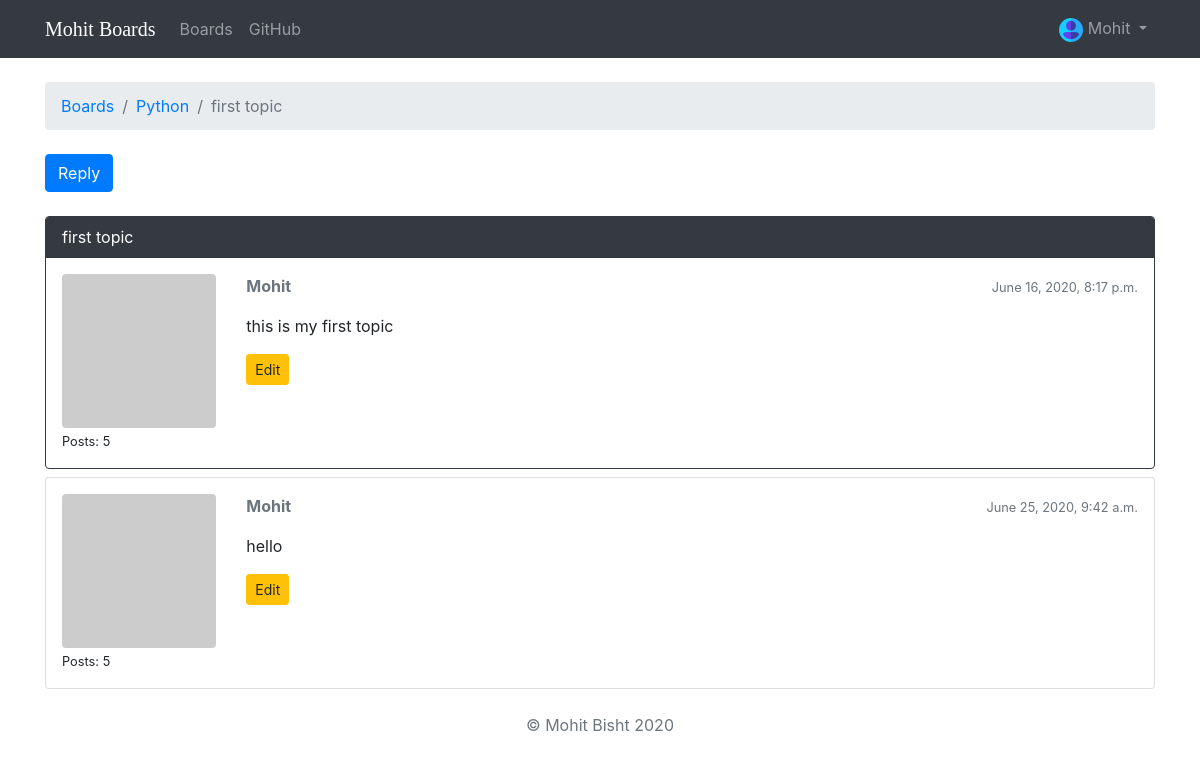
The app's page /boards/2/topics/106/ (signed in) with its own data.
### chatsite/models.py (models this page shows, shortened)
class Topic(models.Model):
    subject = models.CharField(max_length=255)
    last_updated = models.DateTimeField(auto_now_add=True)
    board = models.ForeignKey(Board, on_delete=models.CASCADE, related_name='topics')
    starter = models.ForeignKey(User, on_delete=models.CASCADE, related_name='topics')
    views = models.PositiveIntegerField(default=0)

class Board(models.Model):
    name = models.CharField(max_length=30, unique=True)
    description = models.CharField(max_length=100)

class Post(models.Model):
    message = models.TextField(max_length=4000)
    topic = models.ForeignKey(Topic, on_delete=models.CASCADE, related_name='posts')
    created_at = models.DateTimeField(auto_now_add=True)
    updated_at = models.DateTimeField(null=True)
    created_by = models.ForeignKey(User, on_delete=models.CASCADE, related_name='posts')
    updated_by = models.ForeignKey(User, on_delete=models.CASCADE, null=True, related_name='+')
    def get_message_as_markdown(self):
        return mark_safe(markdown(self.message, safe_mode='escape'))

### chatsite/views.py (the view)
# urls.py: url(r'^boards/(?P<pk>\d+)/topics/(?P<topic_pk>\d+)/$', views.PostListView.as_view(), name='topic_posts'),
class PostListView(ListView):
    model = Post
    context_object_name = 'posts'
    template_name = 'topic_posts.html'
    paginate_by = 20
    def get_context_data(self, **kwargs):
        session_key = 'viewed_topic_{}'.format(self.topic.pk)  # <-- here
        if not self.request.session.get(session_key, False):
            self.topic.views += 1
            self.topic.save()
            self.request.session[session_key] = True           # <-- until here
        kwargs['topic'] = self.topic
        return super().get_context_data(**kwargs)
    def get_queryset(self):
        self.topic = get_object_or_404(Topic, board__pk=self.kwargs.get('pk'), pk=self.kwargs.get('topic_pk'))
        queryset = self.topic.posts.order_by('created_at')
        return queryset

### chatsite/templatetags/gravatar.py (called while the page is built)
@register.filter
def gravatar(user):
    email = user.email.lower().encode('utf-8')
    default = 'mm'
    size = 256
    url = 'https://www.gravatar.com/avatar/{md5}?{params}'.format(
        md5=hashlib.md5(email).hexdigest(),
        params=urlencode({'d': default, 's': str(size)})
    )
    return url

### templates/topic_posts.html (shortened to what this page needs)
{% extends 'base.html' %}
{% load gravatar %}
{% block breadcrumb %}
  <li class="breadcrumb-item"><a href="{% url 'home' %}">Boards</a></li>
  <li class="breadcrumb-item"><a href="{% url 'board_topics' topic.board.pk %}">{{ topic.board.name }}</a></li>
  <li class="breadcrumb-item active">{{ topic.subject }}</li>
{% endblock %}
{% block content %}
  <div class="mb-4">
    <a href="{% url 'reply_topic' topic.board.pk topic.pk %}" class="btn btn-primary" role="button">Reply</a>
  </div>
  {% for post in posts %}
    <div id="{{ post.pk }}" class="card {% if forloop.last %}mb-4{% else %}mb-2{% endif %} {% if forloop.first %}border-dark{% endif %}">
      {% if forloop.first %}
        <div class="card-header text-white bg-dark py-2 px-3">{{ topic.subject }}</div>
      {% endif %}
      <div class="card-body p-3">
        <div class="row">
          <div class="col-2">
            <img src="{{ post.created_by|gravatar }}" alt="{{ post.created_by.username }}" class="w-100 rounded">
            <small>Posts: {{ post.created_by.posts.count }}</small>
          </div>
          <div class="col-10">
            <div class="row mb-3">
              <div class="col-6">
                <strong class="text-muted">{{ post.created_by.username }}</strong>
              </div>
              <div class="col-6 text-right">
                <small class="text-muted">{{ post.created_at }}</small>
              </div>
            </div>
            {{ post.get_message_as_markdown }}
            {% if post.created_by == user %}
              <div class="mt-3">
                <a href="{% url 'edit_post' post.topic.board.pk post.topic.pk post.pk %}"
                   class="btn btn-warning btn-sm"
                   role="button">Edit</a>
              </div>
            {% endif %}
          </div>
        </div>
      </div>
    </div>
  {% endfor %}
{% endblock %}

### templates/base.html (shortened to what this page needs)
{% load static %}<!DOCTYPE html>
<html>
  <head>
    <link rel="stylesheet" href="{% static 'css/bootstrap.min.css' %}">
    <link rel="stylesheet" href="{% static 'css/app.css' %}">
  </head>
  <body>
    {% block body %}
      <div class="wrapper">
        <nav class="navbar navbar-expand-sm navbar-dark bg-dark">
          <div class="container">
            <a class="navbar-brand" href="{% url 'home' %}">Mohit Boards</a>
            <div class="collapse navbar-collapse" id="mainMenu">
              <ul class="navbar-nav">
                <li class="nav-item">
                  <a class="nav-link" href="{% url 'home' %}">Boards</a>
                </li>
                <li class="nav-item">
                  <a class="nav-link" href="https://github.com/Mohitb07/mohitboard" target="_blank" rel="noopener">GitHub</a>
                </li>
              </ul>
              {% if user.is_authenticated %}
                <ul class="navbar-nav ml-auto">
                  <li class="nav-item dropdown">
                    <a class="nav-link dropdown-toggle" href="#" id="userMenu" data-toggle="dropdown" aria-haspopup="true" aria-expanded="false">
                     <span><img src="{% static 'img/new-user2.png' %}" alt=""/></span> {{ user.username }}
                    </a>
                  </li>
                </ul>
              {% else %}
                <form class="form-inline ml-auto">
                  <a href="{% url 'login' %}" class="btn btn-outline-warning">Log in</a>
                  <a href="{% url 'signup' %}" class="btn btn-primary ml-2">Sign up</a>
                </form>
              {% endif %}
            </div>
          </div>
        </nav>
        <div class="container">
          <ol class="breadcrumb my-4">
            {% block breadcrumb %}
            {% endblock %}
          </ol>
          {% if user.is_authenticated %}
          {% block content %}
          {% endblock %}
          {% else %}
          <div class="container-fluid jumbotron">
            <p class="lead">Please Login first to view the latest post 😊</p>
          </div>
          {% endif %}
        </div>
      </div>
      <footer class="text-muted">
        <div class="container text-center">
          <p>&COPY; Mohit Bisht {% now "Y" %}</p>
        </div>
      </footer>
    {% endblock body %}
  </body>
</html>

### static/css/app.css (style rules this page uses)
.navbar-brand { font-family: 'Lobster', cursive; }

### records on screen
Topic: board.name "Python", subject "first topic"
Post: created_by.posts.count "5", created_by.username "Mohit", created_at "June 16, 2020, 8:17 p.m.", get_message_as_markdown "this is my first topic", shows "Edit"
Post: created_by.posts.count "5", created_by.username "Mohit", created_at "June 25, 2020, 9:42 a.m.", get_message_as_markdown "hello", shows "Edit"

### other values on screen
{{ user.username }} "Mohit"
